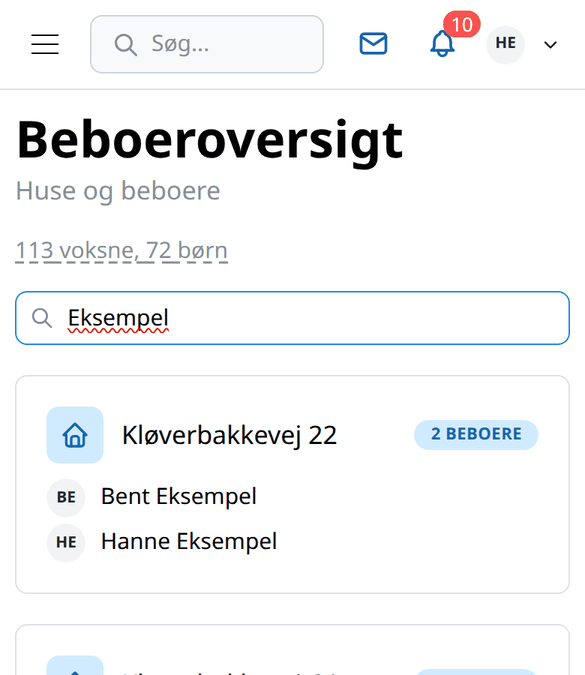
#> input picture docs/guides/beboerguide/billeder/beboere.png, 585 x 675 px, given in place of forside.png, which was not available
$ python build_guides.py
#> lines starting #> are read from the running program, lines starting #| are printed output that depends on the picture; pictures that were not available may be replaced by others from this repository, and a replacement may not be noted
"""Build both resident guides (HTML + PDF) from the screenshots in ./shots.

    uv run --no-project --with playwright --with pillow python build_guides.py

Writes docs/guides/beboerguide/ and docs/guides/madholdguide/: an HTML page,
its billeder/ and a PDF (A4 landscape). The PDFs are gitignored; rebuild them
with this command, or open the HTML and print it (A4, liggende).
"""

from pathlib import Path

from PIL import Image
from playwright.sync_api import sync_playwright

KILDE = Path(__file__).parent
SHOTS = KILDE / "shots"
GUIDES = KILDE.parent

# Screenshots are taken at 2x (780 px for a 390 px phone). 1.5x is plenty for
# print at the sizes used here, and keeps every image well under the repo's
# 500 KB per-file limit.
SCALE = 0.75


class Guide:
    def __init__(self, folder: str, filename: str, title: str):
        self.dir = GUIDES / folder
        self.img = self.dir / "billeder"
        self.img.mkdir(parents=True, exist_ok=True)
        self.filename = filename
        self.title = title

    def put(self, name: str, src: str, crop: tuple[int, int] | None = None) -> str:
#> called with name = 'idag', src = 'forside'
        im = Image.open(SHOTS / f"{src}.png").convert("RGB")
#> im is the input picture: PIL image 585x675 RGB; mean R, G, B 244.1, 245.1, 246.3
        if crop:
            im = im.crop((0, crop[0], im.width, min(crop[1], im.height)))
        im = im.resize(
            (round(im.width * SCALE), round(im.height * SCALE)), Image.LANCZOS
        )
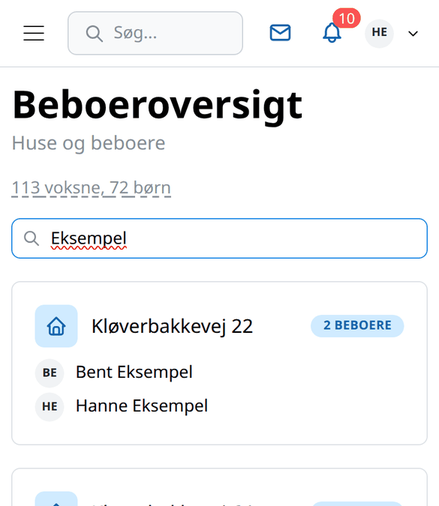
#> im: PIL image 439x506 RGB; mean R, G, B 243.8, 244.9, 246.2
        im = im.quantize(
            colors=256, method=Image.Quantize.MEDIANCUT, dither=Image.Dither.NONE
        )
#> im: PIL image 439x506 P
        im.save(self.img / f"{name}.png", optimize=True)
        return f"billeder/{name}.png"

    # [10 lines left out: function build, not called in this run]


def phone(src: str, cls: str = "short") -> str:
    return f'<figure class="phone {cls}"><img src="{src}" alt=""></figure>'


# [27 lines left out: functions slide, cover, text_slide, not called in this run]


CSS = """
@page { size: A4 landscape; margin: 0; }
:root { --ink:#16181d; --muted:#4a5160; --accent:#1c7ed6; --soft:#e7f1fb; --paper:#ffffff;
  --green:#2f9e44; --greensoft:#ebfbee; }
* { box-sizing: border-box; }
html, body { margin:0; background:var(--paper); color:var(--ink);
  font-family: "Noto Sans", "DejaVu Sans", "Segoe UI", Arial, sans-serif; }
.slide { width:297mm; height:210mm; padding:16mm 18mm; display:flex; gap:12mm;
  align-items:center; page-break-after:always; break-after:page; overflow:hidden; }
.text { flex:1 1 0; min-width:108mm; }
.text.wide { flex:1 1 100%; }
.kicker { margin:0 0 3mm; color:var(--accent); font-weight:700; font-size:15pt; letter-spacing:.04em; }
h1 { font-size:58pt; margin:0 0 6mm; line-height:1.02; }
h2 { font-size:31pt; margin:0 0 7mm; line-height:1.1; }
p, li { font-size:18pt; line-height:1.4; }
p { margin:0 0 5mm; }
ul, ol { margin:0 0 5mm; padding-left:9mm; }
li { margin-bottom:3.5mm; }
.small { font-size:14.5pt; color:var(--muted); line-height:1.4; }
li .small { display:inline-block; margin-top:2mm; }
.dense p, .dense li { font-size:16pt; }
.dense h2 { margin-bottom:5mm; }
.lead { font-size:23pt; color:var(--muted); max-width:150mm; }
.url { display:inline-block; margin-top:6mm; font-size:22pt; font-weight:700; color:var(--accent);
  background:var(--soft); padding:3mm 7mm; border-radius:4mm; }
.note { margin-top:4mm; font-size:15.5pt; background:var(--greensoft); border-left:2mm solid var(--green);
  padding:3.5mm 5mm; border-radius:2mm; line-height:1.4; }
.shots { flex:0 0 auto; display:flex; gap:7mm; align-items:center; justify-content:center; }
.phone { margin:0; border:2.4mm solid #20232a; border-radius:6mm; overflow:hidden; background:#fff;
  box-shadow:0 3mm 8mm rgba(0,0,0,.18); }
.phone img { display:block; width:100%; height:auto; }
.phone.short { width:64mm; max-height:172mm; }
.n1 .phone.short { width:76mm; }
.phone.full { height:168mm; width:auto; }
.phone.full img { height:100%; width:auto; }
.n2 .phone.full { height:142mm; }
.col { display:flex; flex-direction:column; gap:6mm; }
.four .text { flex:0 0 120mm; }
.n4 { display:grid; grid-template-columns:1fr 1fr; gap:6mm; }
.n4 .phone { width:58mm; border-width:1.8mm; border-radius:4mm; }
table { border-collapse:collapse; width:100%; margin-bottom:4mm; }
th, td { text-align:left; padding:2.2mm 3.5mm; font-size:13.5pt; vertical-align:top; line-height:1.3; }
th { background:var(--soft); color:var(--accent); font-size:12pt; text-transform:uppercase; letter-spacing:.04em; }
tr + tr td { border-top:0.3mm solid #dfe3ea; }
.textonly h2 { margin-bottom:5mm; }
.steps { list-style:none; padding:0; display:grid; grid-template-columns:1fr 1fr; gap:5mm 10mm; }
.steps li { display:flex; gap:5mm; align-items:flex-start; margin:0; font-size:16.5pt; }
.steps b.n { flex:0 0 13mm; height:13mm; border-radius:50%; background:var(--accent); color:#fff;
  display:flex; align-items:center; justify-content:center; font-size:17pt; }
.three { display:grid; grid-template-columns:1fr 1fr 1fr; gap:7mm; }
.three div { background:var(--soft); border-radius:4mm; padding:6mm; }
.three h3 { margin:0 0 3mm; font-size:19pt; }
.three p { font-size:15pt; margin:0 0 3mm; }
.help { margin-top:4mm; font-size:17pt; background:var(--greensoft); border-left:2mm solid var(--green);
  padding:4mm 6mm; border-radius:2mm; }
"""


# --------------------------------------------------------------------------- #
# Beboerguide: the whole app, short.
# --------------------------------------------------------------------------- #
def beboerguide() -> Guide:
    g = Guide("beboerguide", "kb-intra-guide", "KB Intra: kort guide")
    i = {
        "idag": g.put("idag", "forside"),
        "login": g.put("login", "install_login", (0, 1100)),
        "banner": g.put("banner", "install", (1380, 1688)),
        "menu": g.put("menu", "menu"),
        "notif_widget": g.put("notif_widget", "forside_notif"),
        "mad_widget": g.put("mad_widget", "forside_mad_full", (0, 1130)),
        "notifikationer": g.put("notifikationer", "notifikationer"),
        "indstillinger": g.put("indstillinger", "notif_indstillinger"),
        "push": g.put("push", "push", (0, 900)),
        "mad": g.put("mad", "mad"),
        "madhold": g.put("madhold", "mh_mine_hold_full", (0, 1688)),
        "oensker": g.put("oensker", "mh_oensker_forhindret_full", (0, 1330)),
        "rester": g.put("rester", "rester_form", (440, 1130)),
        "takeaway": g.put("takeaway", "mh_takeaway_panel", (330, 1140)),
        "bytte": g.put("bytte", "mh_indgaaende"),
        "mprofil": g.put("mprofil", "mh_profil_full", (560, 1888)),
        "faelles": g.put("faelles", "faelles"),
        "opslag": g.put("opslag", "opslag"),
        "besked": g.put("besked", "besked"),
        "kalender": g.put("kalender", "kalender"),
        "booking": g.put("booking", "booking"),
        "beboere": g.put("beboere", "beboere", (0, 900)),
        "profil": g.put("profil", "profil"),
        "bildeling": g.put("bildeling", "bildeling", (0, 1000)),
        "udlaeg": g.put("udlaeg", "udlaeg", (0, 1000)),
        "indrap": g.put("indrap", "indrapportering"),
        "links": g.put("links", "links", (0, 1000)),
    }
#> call 2 of put, with name = 'login', src = 'install_login', crop = (0, 1100)
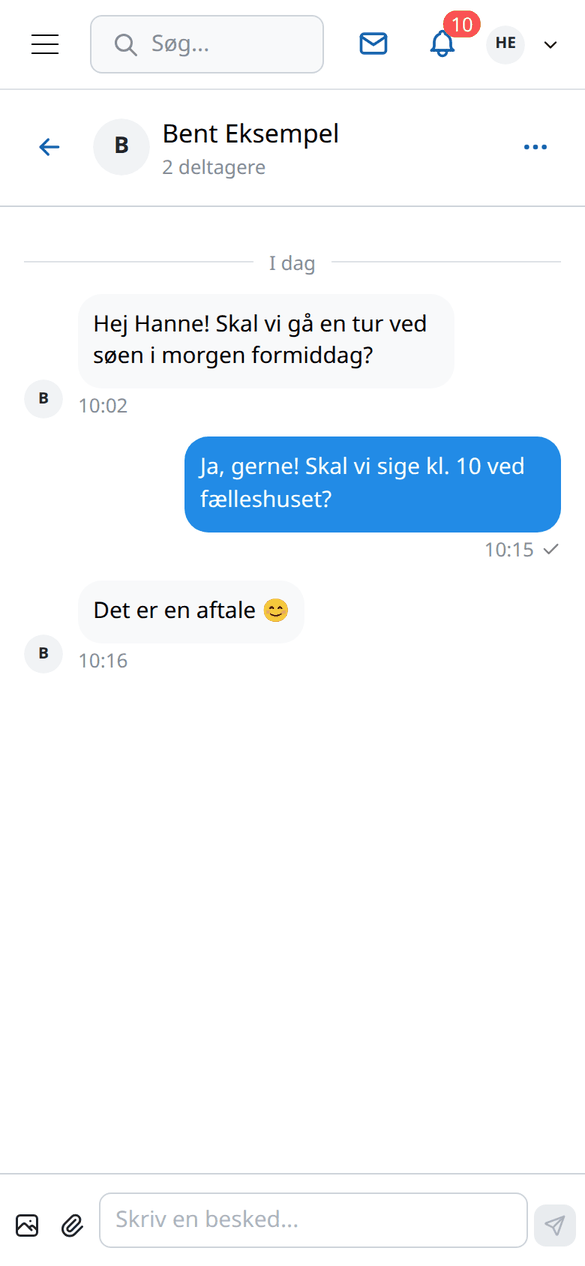
#> input picture docs/guides/beboerguide/billeder/besked.png, 585 x 1266 px, given in place of install_login.png, which was not available
#> in put, im is the input picture: PIL image 585x1266 RGB; mean R, G, B 241.5, 246.3, 250.6
#> in put (call 2), `im = im.crop((0, crop[0], im.width, min(crop[1], im.height)))`:
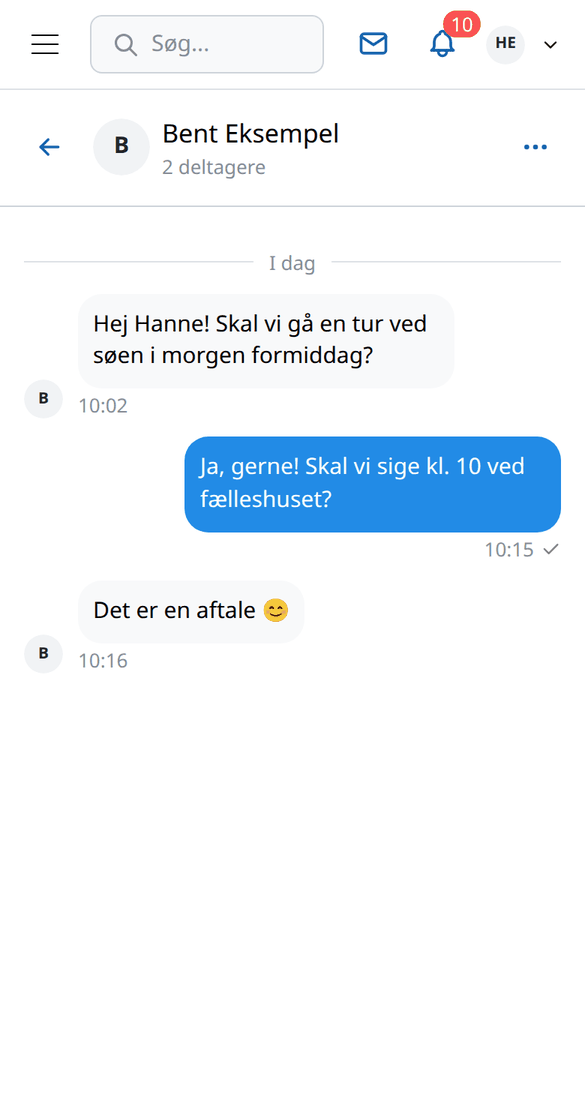
#> im: PIL image 585x1100 RGB; mean R, G, B 240, 245.4, 250.3
    slides = [
        cover(
            "Kløverbakken · oktober 2026",
            "KB Intra",
            "En kort guide til vores fælles intranet, på telefonen og på computeren.",
            phone(i["idag"], "full"),
        ),
        slide(
            "Kom i gang",
            """<ol>
<li>Gå ind på <b>kb-intra.dk</b>.</li>
<li>Skriv din <b>e-mail</b> og <b>adgangskode</b>, og tryk <b>Log ind</b>.</li>
<li>Glemt adgangskoden? Tryk <b>Glemt adgangskode?</b> og få en mail.</li>
<li>Læg den på telefonens <b>hjemmeskærm</b>, så den virker som en app.<br>
<span class="small">iPhone: tryk på del-knappen og vælg <b>Føj til hjemmeskærm</b>.<br>
Android: tryk <b>Installér</b>, når telefonen spørger.</span></li>
</ol>""",
            phone(i["login"]),
            phone(i["banner"]),
            kicker="1",
            cls="dense",
        ),
        slide(
            "Menuen",
            """<p>Alt findes i menuen. Tryk på de <b>tre streger ☰</b> øverst til venstre.</p>
<ul>
<li>Det røde tal viser, hvor meget nyt der er.</li>
<li><b>Kuverten</b> øverst er dine beskeder.</li>
<li><b>Klokken</b> er dine notifikationer.</li>
<li><b>Søg</b>-feltet finder tråde, opslag, arrangementer og naboer.</li>
</ul>""",
            phone(i["menu"], "full"),
            kicker="2",
        ),
        slide(
            "Forsiden",
            """<p>Forsiden viser det vigtigste lige nu:</p>
<ul>
<li>Dine ulæste notifikationer.</li>
<li>Dagens mad, og hvem der laver den.</li>
<li>Seneste vigtige post og forumtråde.</li>
<li>Kommende arrangementer og fødselsdage.</li>
</ul>""",
            phone(i["notif_widget"]),
            phone(i["mad_widget"]),
            kicker="3",
        ),
        slide(
            "Notifikationer",
            """<p>Når der sker noget, der vedrører dig, kommer det under <b>klokken</b>.</p>
<ul>
<li>Tryk på en notifikation for at åbne den.</li>
<li><b>✓</b> markerer den som læst.</li>
<li>Blå = ny. Hvid = læst.</li>
</ul>
<p class="small">Se en liste over de vigtigste notifikationer bagerst i guiden.</p>""",
            phone(i["notifikationer"], "full"),
            kicker="4",
        ),
        slide(
            "Vælg, hvad du får besked om",
            """<p>Tryk <b>Indstillinger</b> på notifikationssiden.</p>
<ul>
<li><b>I appen</b>: hvad der kommer under klokken.</li>
<li><b>E-mail</b>: hvad der også sendes som mail.</li>
<li><b>Push</b>: besked direkte på telefonen, også når appen er lukket. Tryk <b>Aktivér push-notifikationer</b> og sig ja.</li>
</ul>""",
            phone(i["indstillinger"], "full"),
            phone(i["push"]),
            kicker="5",
        ),
        slide(
            "Mad: tilmelding",
            """<p>Under <b>Mad</b> ser du ugens menu og melder husstanden til.</p>
<ul>
<li>Vælg <b>Fælleshuset</b> eller <b>Tag med</b>, og <b>17:30</b> eller <b>18:30</b>.</li>
<li>Fristen er <b>onsdag kl. 23:59</b> for næste uge. Derefter står der <b>Bestilt</b>.</li>
<li>Kan du alligevel ikke? Tryk <b>Sælg billet</b>, så kan en nabo købe den.</li>
</ul>""",
            phone(i["mad"], "full"),
            kicker="6",
        ),
        slide(
            "Madhold: dine maddage",
            """<p>Under <b>Madhold</b> → <b>Mine hold</b> står de dage, du skal lave mad, og hvem du laver mad med.</p>
<ul>
<li>Når en ny periode åbner, får du besked. Vælg alle de dage, du kan, under <b>Indsend ønsker</b>.</li>
<li>Madholdet er en fælles opgave. Du kan melde dig fra en periode, hvis der er en god grund, fx sygdom (også stress) eller en lang rejse. Slå <b>Jeg er forhindret i hele perioden</b> til, og skriv hvorfor.</li>
</ul>""",
            phone(i["madhold"], "full"),
            phone(i["oensker"]),
            kicker="7",
            cls="dense",
        ),
        slide(
            "Madhold: dagen, du laver mad",
            """<p>På din maddag er der en <b>grøn boks</b> øverst på forsiden med holdet, dagens opskrifter og hvor mange der spiser.</p>
<ul>
<li><b>Takeaway er klar</b>: kun hvis maden er klar <b>før 17:30</b>. Vælg kl. 17:10, 17:15, 17:20 eller Nu, gerne i god tid.</li>
<li><b>Rester er klar</b>: hvis der er mad tilovers. Skriv gerne hvad.</li>
</ul>
<p class="small">Naboerne får en notifikation med det samme.</p>""",
            phone(i["idag"], "full"),
            phone(i["takeaway"]),
            kicker="8",
            cls="dense",
        ),
        slide(
            "Madhold: bytte og profil",
            """<ul>
<li><b>Anmod specifik person om bytte</b>: når I har aftalt et bytte, fx over hækken, eller du vil spørge én bestemt nabo. Den anden trykker <b>Accepter</b>, så er planen opdateret.</li>
<li><b>Anmod fællesskabet om bytte</b>: alle, der kan tage dagen, får besked.</li>
<li><b>Chefkok</b> på din profil er ingen rolle. Det betyder bare, at du plejer at have let ved at skabe overblik i et køkken, og det bruges kun til at sammensætte bedre hold.</li>
</ul>""",
            phone(i["bytte"]),
            phone(i["mprofil"]),
            kicker="9",
            cls="dense",
        ),
        slide(
            "Forum og Vigtig post",
            """<ul>
<li><b>Forum</b> er grupperne. <b>Fælles</b> er for alle. Tryk <b>Ny tråd</b> for at skrive.</li>
<li>Tryk på klokken ved en gruppe for at følge den.</li>
<li><b>Vigtig post</b> er opslag, alle bør læse. Du får en notifikation, når der kommer et nyt.</li>
</ul>""",
            phone(i["faelles"], "full"),
            phone(i["opslag"], "full"),
            kicker="10",
        ),
        slide(
            "Beskeder",
            """<p>Skriv direkte til en eller flere naboer.</p>
<ul>
<li>Tryk på <b>kuverten</b> øverst, eller <b>Beskeder</b> i menuen.</li>
<li><b>Ny besked</b> → vælg naboen → skriv → tryk på pilen.</li>
<li>Du kan også sende billeder og filer.</li>
</ul>
<p class="small">Beskeder er private. Kun dem i samtalen kan læse dem.</p>""",
            phone(i["besked"], "full"),
            kicker="11",
        ),
        slide(
            "Kalender og booking",
            """<ul>
<li><b>Begivenhedskalender</b>: det, der er relevant for bofællesskabet, fx fællesmøder, arbejdsdage, fester for alle og affaldsdage.</li>
<li><b>Bookingkalender</b>: her booker du et lokale til noget privat, fx en fødselsdag. Se om det er ledigt, og tryk <b>Ny</b>.</li>
</ul>
<p class="small">Du kan også booke lokaler, når du opretter en begivenhed.</p>""",
            phone(i["kalender"], "full"),
            phone(i["booking"], "full"),
            kicker="12",
        ),
        slide(
            "Naboer og din profil",
            """<ul>
<li><b>Beboeroversigt</b>: alle huse og beboere. Søg på et navn eller et husnummer.</li>
<li>Tryk på et navn for at se kontaktoplysninger.</li>
<li>Din egen profil: tryk på dine initialer øverst til højre → <b>Min profil</b> → <b>Rediger profil</b>. Tilføj gerne et billede.</li>
</ul>""",
            phone(i["beboere"]),
            phone(i["profil"], "full"),
            kicker="13",
        ),
        f"""
<section class="slide four">
  <div class="text"><p class="kicker">14</p><h2>Mere i menuen</h2>
  <ul>
  <li><b>Bildeling</b>: lån en delebil.</li>
  <li><b>Udlæg</b>: få penge tilbage for noget, du har købt til fællesskabet.</li>
  <li><b>Indrapportering</b>: meld noget i stykker eller kom med et forslag.</li>
  <li><b>Nyttige links</b>: vedtægter, referater og meget mere.</li>
  </ul></div>
  <div class="shots n4">{phone(i["bildeling"])}{phone(i["udlaeg"])}{phone(i["indrap"])}{phone(i["links"])}</div>
</section>""",
        text_slide(
            "15",
            "De notifikationer, du oftest får",
            """<table>
<tr><th>Notifikation</th><th>Hvornår</th></tr>
<tr><td><b>Dine maddage: …</b></td><td>Når madholdsplanen er lagt</td></tr>
<tr><td><b>Du har madhold i morgen</b></td><td>Aftenen før kl. 20, også til resten af husstanden</td></tr>
<tr><td><b>Der er åbnet for madholdsønsker</b></td><td>Når en ny periode åbner. En påmindelse 1–2 dage før fristen, hvis du mangler</td></tr>
<tr><td><b>Bytteanmodning til madhold</b></td><td>Når en nabo gerne vil bytte maddag med dig</td></tr>
<tr><td><b>Din maddag er overtaget</b></td><td>Når en nabo har taget din maddag</td></tr>
<tr><td><b>Takeaway klar kl. …</b></td><td>Når maden kan hentes før 17:30, hvis I har bestilt Tag med</td></tr>
<tr><td><b>Rester er klar</b></td><td>Når der er rester, hvis I spiser 17:30 eller tager med</td></tr>
<tr><td><b>Nyt i Vigtig post</b></td><td>Når der kommer et opslag, alle bør læse</td></tr>
<tr><td><b>I morgen: …</b></td><td>Dagen før et arrangement</td></tr>
<tr><td><b>Svar og nye tråde</b></td><td>I tråde, du deltager i, og grupper, du følger</td></tr>
</table>
<p class="small">Nye beskeder vises som et tal på kuverten, ikke under klokken. Mere om madhold i den særskilte madholdsguide.</p>
<div class="help"><b>Brug for hjælp?</b> Spørg en nabo, eller skriv i <b>Forum → Fælles</b>.</div>""",
        ),
    ]
    g.page = g.build(slides)
    return g


# --------------------------------------------------------------------------- #
# Madholdsguide: the food-team feature, in depth.
# --------------------------------------------------------------------------- #
# [253 lines left out: functions madholdguide, render_pdfs, not called in this run]


if __name__ == "__main__":
#> (the run stopped early here; a loop or call above may not have finished)
